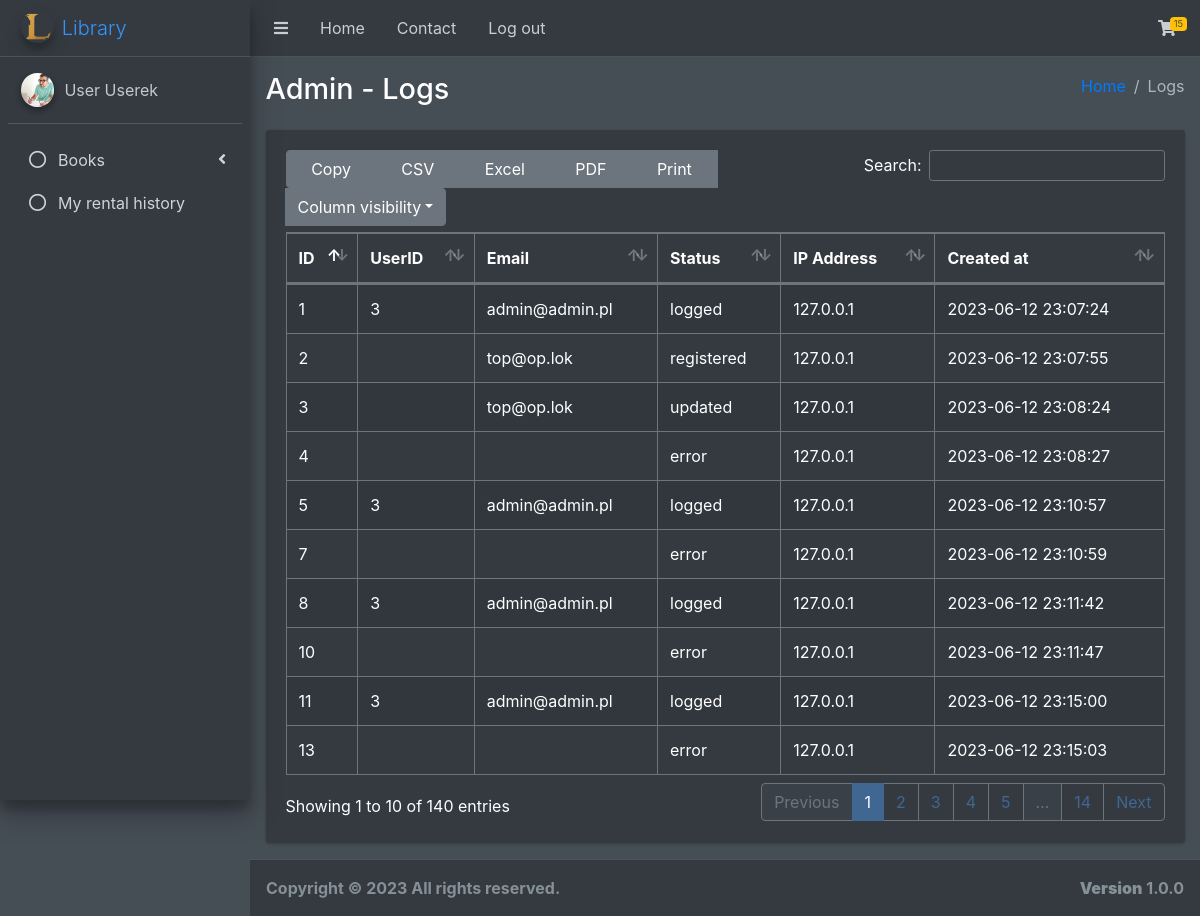
Page /pages/view/logs.php (signed in) on the committed database.
### tables this page shows
CREATE TABLE `logs` (
  `id` int(11) NOT NULL,
  `userId` int(10) UNSIGNED DEFAULT NULL,
  `email` varchar(64) DEFAULT NULL,
  `status` tinyint(10) NOT NULL,
  `IPAddress` varchar(15) NOT NULL,
  `createdAt` timestamp NOT NULL DEFAULT current_timestamp()
);

CREATE TABLE `logs_type` (
  `id` tinyint(10) NOT NULL,
  `type` enum('logged','not logged','registered','not registered','updated','not updated','deleted','not deleted','error','unknown') NOT NULL
);

### pages/view/logged_admin/content_logs.php (the view, shortened to what this page needs)
<div class="content-wrapper">
    <section class="content-header">
        <div class="container-fluid">
            <div class="row mb-2">
                <div class="col-sm-6">
                    <h1>Admin - Logs</h1>
                </div>
                <div class="col-sm-6">
                    <ol class="breadcrumb float-sm-right">
                        <li class="breadcrumb-item"><a href="./logged.php">Home</a></li>
                        <li class="breadcrumb-item active">Logs</li>
                    </ol>
                </div>
            </div>
        </div>
    </section>
    <section class="content">
        <div class="container-fluid">
            <div class="row">
                <div class="col-12">
                    <div class="card">
                        <div class="card-body">
                            <table id="example1" class="table table-bordered table-striped">
                                <thead>
                                <tr>
                                    <th>ID</th>
                                    <th>UserID</th>
                                    <th>Email</th>
                                    <th>Status</th>
                                    <th>IP Address</th>
                                    <th>Created at</th>
                                </tr>
                                </thead>
                                <tbody>
                                <?php
                                require_once "../../scripts/connect.php";
                                $stmt = $conn->prepare("SELECT l.id, l.userId, l.email, l.IPAddress, l.createdAt, lt.type FROM logs l INNER JOIN logs_type lt on l.status = lt.id");
                                $stmt->execute();
                                $result = $stmt->get_result();
                                while ($log = $result->fetch_assoc()) {
                                    echo <<< USER
                      <tr>
                        <td>$log[id]</td>
                        <td>$log[userId]</td>
                        <td>$log[email]</td>
                        <td>$log[type]</td>
                        <td>$log[IPAddress]</td>
                        <td>$log[createdAt]</td>
                      </tr>
USER;
                                }
                                ?>
                                </tbody>
                            </table>
                        </div>
                    </div>
                </div>
            </div>
        </div>
    </section>
</div>

### pages/view/logs.php (shortened to what this page needs)
<?php
if (!isset($_SESSION["logged"]) || session_status() != 2) {
    $_SESSION["error"] = "Please login!";
    header("location: ../");
} else {
    switch ($_SESSION["logged"]["permissionId"]) {
        case 1:
            $permissionId = "logged_user";
            break;
    }
}
?>
<!DOCTYPE html>
<html lang="en">
<head>
    <link rel="stylesheet" href="../../plugins/fontawesome-free/css/all.min.css">
    <link rel="stylesheet" href="../../dist/css/adminlte.min.css">
    <link rel="stylesheet" href="../../plugins/datatables-bs4/css/dataTables.bootstrap4.min.css">
    <link rel="stylesheet" href="../../plugins/datatables-responsive/css/responsive.bootstrap4.min.css">
    <link rel="stylesheet" href="../../plugins/datatables-buttons/css/buttons.bootstrap4.min.css">
    <link rel="stylesheet" href="../../dist/css/myStyle.css">
</head>
<body class="hold-transition dark-mode sidebar-mini layout-fixed layout-navbar-fixed layout-footer-fixed">
<div class="wrapper">
    <?php
    require_once "./$permissionId/navbar.php";
    require_once "./$permissionId/aside.php";
    require_once "./$permissionId/content_logs.php";
    require_once "./footer.php";
    ?>
</div>
</body>
</html>

### pages/view/logged_user/navbar.php (shortened to what this page needs)
<nav class="main-header navbar navbar-expand navbar-dark">
    <ul class="navbar-nav">
        <li class="nav-item">
            <a class="nav-link" data-widget="pushmenu" href="#" role="button"><i class="fas fa-bars"></i></a>
        </li>
        <li class="nav-item d-none d-sm-inline-block">
            <a href="./logged.php" class="nav-link">Home</a>
        </li>
        <li class="nav-item d-none d-sm-inline-block">
            <a href="./contact-us.php" class="nav-link">Contact</a>
        </li>
        <li class="nav-item d-none d-sm-inline-block">
            <a href="../../scripts/logout.php" class="nav-link">Log out</a>
        </li>
    </ul>
    <ul class="navbar-nav ml-auto">
        <li class="nav-item dropdown">
            <a class="nav-link" data-toggle="dropdown" href="#">
                <i class="fa fa-shopping-cart"></i>
                <span class="badge badge-warning navbar-badge">15</span>
            </a>
        </li>
    </ul>
</nav>

### pages/view/logged_user/aside.php (shortened to what this page needs)
<aside class="main-sidebar sidebar-dark-primary elevation-4">
    <a href="./logged.php" class="brand-link">
        <img src="../../dist/img/logo/logo.png" alt="Logo" class="brand-image img-circle elevation-3"
             style="opacity: .8">
        <span class="brand-text font-weight-light">Library</span>
    </a>
    <div class="sidebar">
        <div class="user-panel mt-3 pb-3 mb-3 d-flex">
            <div class="image">
                <?php
                echo '<img src="../../dist/img/users/' . $_SESSION["logged"]["image"] . '" class="img-circle elevation-2" alt="User Image">';
                ?>
            </div>
            <div class="info">
                <a href="./logged.php"
                   class="d-block"><?php echo $_SESSION["logged"]["firstName"] . " " . $_SESSION["logged"]["lastName"] ?></a>
            </div>
        </div>
        <nav class="mt-2">
            <ul class="nav nav-pills nav-sidebar flex-column" data-widget="treeview" role="menu" data-accordion="false">
                <li class="nav-item">
                    <a href="./logged.php" class="nav-link">
                        <i class="far fa-circle nav-icon"></i>
                        <p>Books</p>
                        <i class="right fas fa-angle-left"></i>
                    </a>
                </li>
                <li class="nav-item">
                    <a href="./logs.php" class="nav-link">
                        <i class="far fa-circle nav-icon"></i>
                        <p>My rental history</p>
                    </a>
                </li>
            </ul>
        </nav>
    </div>
</aside>

### pages/view/footer.php (shortened to what this page needs)
<footer class="main-footer">
    <strong>Copyright &copy; 2023
        All rights reserved.
        <div class="float-right d-none d-sm-inline-block">
            <b>Version</b> 1.0.0
        </div>
</footer>

### rows in the picture
logs: id "1", userId "3", email "admin@admin.pl", status.type "logged", IPAddress "127.0.0.1", createdAt "2023-06-12 23:07:24"
logs: id "2", email "top@op.lok", status.type "registered", IPAddress "127.0.0.1", createdAt "2023-06-12 23:07:55"
logs: id "3", email "top@op.lok", status.type "updated", IPAddress "127.0.0.1", createdAt "2023-06-12 23:08:24"
logs: id "4", status.type "error", IPAddress "127.0.0.1", createdAt "2023-06-12 23:08:27"
logs: id "5", userId "3", email "admin@admin.pl", status.type "logged", IPAddress "127.0.0.1", createdAt "2023-06-12 23:10:57"
logs: id "7", status.type "error", IPAddress "127.0.0.1", createdAt "2023-06-12 23:10:59"
logs: id "8", userId "3", email "admin@admin.pl", status.type "logged", IPAddress "127.0.0.1", createdAt "2023-06-12 23:11:42"
logs: id "10", status.type "error", IPAddress "127.0.0.1", createdAt "2023-06-12 23:11:47"
logs: id "11", userId "3", email "admin@admin.pl", status.type "logged", IPAddress "127.0.0.1", createdAt "2023-06-12 23:15:00"
logs: id "13", status.type "error", IPAddress "127.0.0.1", createdAt "2023-06-12 23:15:03"

### other values in the picture
$_SESSION["logged"]["firstName"] "User"
$_SESSION["logged"]["lastName"] "Userek"
